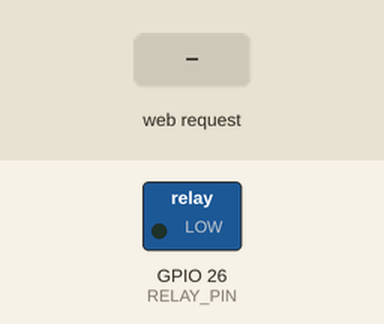
The sketch below on a simulated ESP32. On the bench: switched loads named in the sketch (green lamp = pin HIGH). Inputs (shaded band) come from the test bench. WiFi joins after 1.5 s; servers stay silent unless stated; what the sketch prints to the serial monitor is not drawn.

Above: at 2.7 s.
2.8 s: HTTP request GET /door?state=1 received
At 4.0 s:
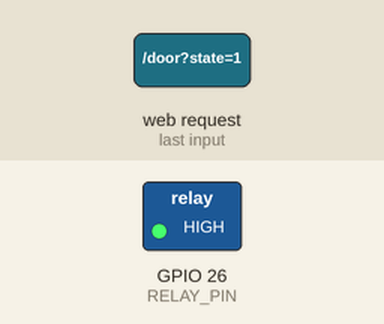
4.3 s: HTTP request GET /door?state=0 received
At 5.1 s:
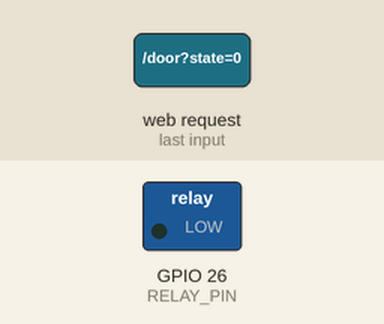
Timing chart, 0 to 7.3 s (numbered marks = the images above; inputs shaded):
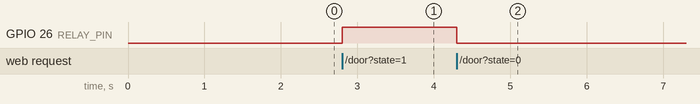

Measured:
- after the input at 2.8 s, GPIO 26 (RELAY_PIN): LOW → HIGH at once
- after the input at 4.3 s, GPIO 26 (RELAY_PIN): HIGH → LOW at once

The sketch:

door_control.ino
```cpp
// Firmware ESP32: menerima perintah HTTP GET /door?state=1|0
// dan menggerakkan relay/servo untuk buka-tutup pintu.
#include <WiFi.h>
#include <WebServer.h>

const char *ssid = "NAMA_WIFI_KAMU";
const char *password = "PASSWORD_WIFI_KAMU";

const int RELAY_PIN = 26; // sesuaikan dengan pin yang dipakai untuk relay/servo

WebServer server(80);

void setup() {
  Serial.begin(115200);

  pinMode(RELAY_PIN, OUTPUT);
  digitalWrite(RELAY_PIN, LOW); // kondisi awal: pintu tertutup

  WiFi.begin(ssid, password);
  Serial.print("Menghubungkan ke WiFi");
  while (WiFi.status() != WL_CONNECTED) {
    delay(500);
    Serial.print(".");
  }
  Serial.println();
  Serial.print("Terhubung! IP ESP32: ");
  Serial.println(WiFi.localIP());

  server.on("/door", handleDoor);
  server.begin();
  Serial.println("HTTP server berjalan di port 80");
}

void loop() {
  server.handleClient();
}

void handleDoor() {
  if (!server.hasArg("state")) {
    server.send(400, "text/plain", "parameter state wajib diisi");
    return;
  }

  String state = server.arg("state");

  if (state == "1") {
    digitalWrite(RELAY_PIN, HIGH); // buka pintu
    Serial.println("pintu dibuka");
    server.send(200, "text/plain", "pintu dibuka");
  } else if (state == "0") {
    digitalWrite(RELAY_PIN, LOW); // tutup pintu
    Serial.println("pintu ditutup");
    server.send(200, "text/plain", "pintu ditutup");
  } else {
    server.send(400, "text/plain", "state harus 1 atau 0");
  }
}
```
